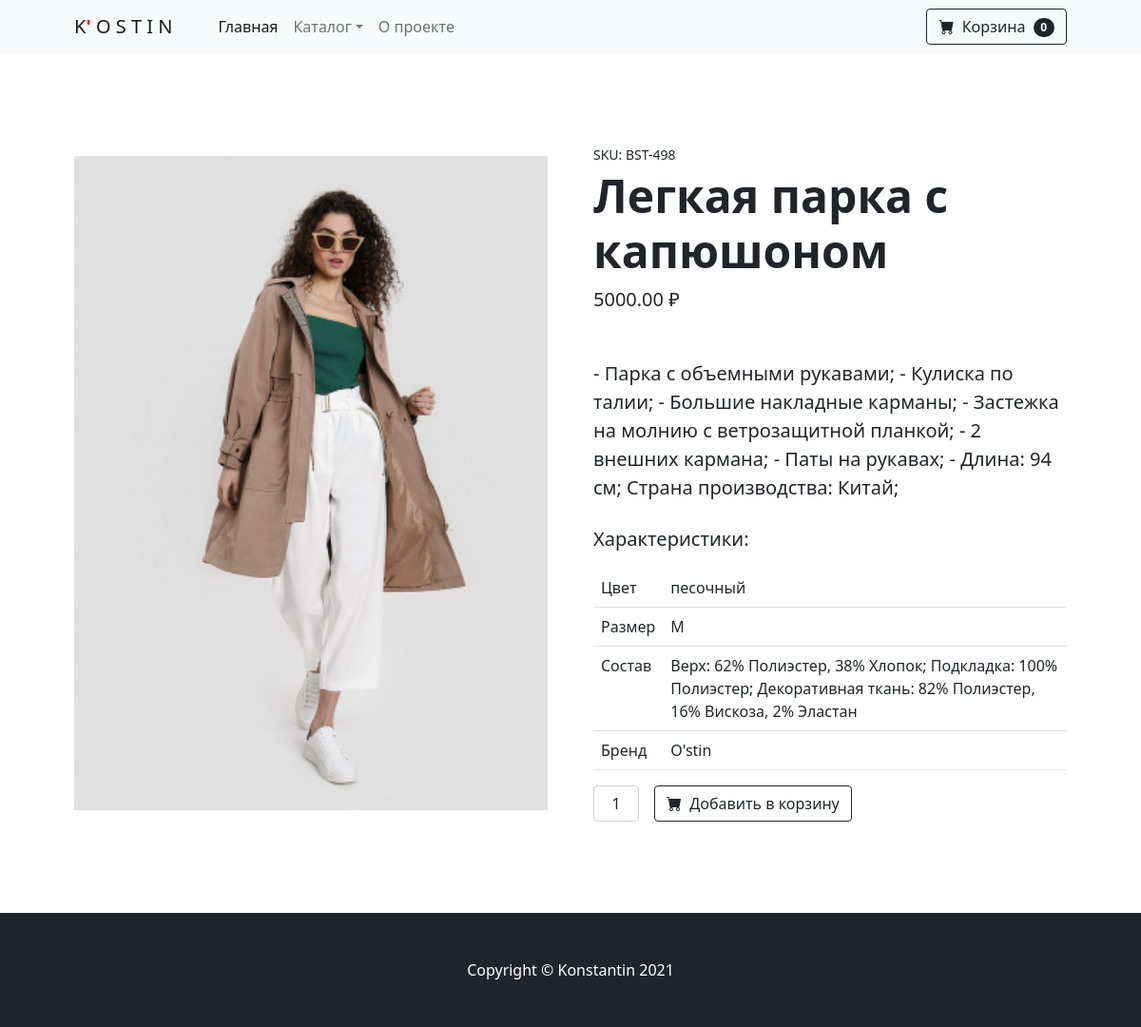
The app's page /products/womenouterwear/womenjacket01/ with its own data.
### shop_app/models.py (models this page shows, shortened)
class Cart(models.Model):
    owner = models.ForeignKey('Customer', null=True, verbose_name='Владелец', on_delete=models.CASCADE)
    products = models.ManyToManyField(CartProduct, blank=True, related_name='related_cart')
    total_products = models.PositiveIntegerField(default=0)
    final_price = models.DecimalField(max_digits=9, default=0, decimal_places=2,
                                        verbose_name='Общая цена')
    in_order = models.BooleanField(default=False)
    for_anonymous_user = models.BooleanField(default=False)

class Product(models.Model):
    MIN_RESOLUTION = (300, 300)
    MAX_RESOLUTION = (4000, 4000)
    MAX_IMAGE_SIZE = 3145728
    class Meta:
        abstract = True
    category = models.ForeignKey(Category, verbose_name='Категория', on_delete=models.CASCADE)
    title = models.CharField(max_length=255, verbose_name='Наименование')
    slug = models.SlugField(unique=True)
    image = models.ImageField(verbose_name='Изображение')
    description = models.TextField(verbose_name='Описание', null=True)
    price = models.DecimalField(max_digits=9, decimal_places=2, verbose_name='Цена')

class WomenOuterwear(Product):
    color = models.CharField(max_length=255, verbose_name='Цвет')
    size = models.CharField(max_length=255, verbose_name='Размер')
    structure = models.CharField(max_length=255, verbose_name='Состав')
    brand = models.CharField(max_length=255, verbose_name='Бренд')

### shop_app/views.py (the view)
# urls.py: path('products/<str:ct_model>/<str:slug>/', ProductDetailView.as_view(), name='product_detail'),
class ProductDetailView(CartMixin, CategoryDetailMixin, DetailView):
    CT_MODEL_MODEL_CLASS = {  # адреса категорий для URL
        'menouterwear': MenOuterwear,
        'womenouterwear': WomenOuterwear,
        'boysouterwear': BoysOuterwear,
        'girlsouterwear': GirlsOuterwear
    }
    def dispatch(self, request, *args, **kwargs):
        self.model = self.CT_MODEL_MODEL_CLASS[kwargs['ct_model']]
        self.queryset = self.model._base_manager.all()
        return super().dispatch(request, *args, **kwargs)
    context_object_name = 'product'
    template_name = 'product.html'
    slug_url_kwarg = 'slug'
    def get_context_data(self, **kwargs):
        context = super().get_context_data(**kwargs)
        context['ct_model'] = self.model._meta.model_name
        context['cart'] = self.cart
        return context

### shop_app/mixins.py (called while the page is built)
    def get_context_data(self, **kwargs):
        if isinstance(self.get_object(), Category):
            model = self.CATEGORY_SLUG_PRODUCT_MODEL[self.get_object().slug]
            context = super().get_context_data(**kwargs)
            context['categories'] = Category.objects.get_categories_for_sidebar()
            context['category_products'] = model.objects.all()
            return context
        context = super().get_context_data(**kwargs)
        context['categories'] = Category.objects.get_categories_for_sidebar()
        return context

    def dispatch(self, request, *args, **kwargs):
        if request.user.is_authenticated:
            customer = Customer.objects.filter(user=request.user).first()
            if not customer:
                customer = Customer.objects.create(user=request.user)
            cart = Cart.objects.filter(owner=customer, in_order=False).first()
            if not cart:
                cart = Cart.objects.create(owner=customer)
        else:
            cart = Cart.objects.filter(for_anonymous_user=True).first()
            if not cart:
                cart = Cart.objects.create(for_anonymous_user=True)
        self.cart = cart
        return super().dispatch(request, *args, **kwargs)

### shop_app/models.py (called while the page is built)
def get_models_for_count(*model_names):
    return [models.Count(model_name) for model_name in model_names]

    def get_queryset(self):
        return super().get_queryset()

    def get_categories_for_sidebar(self):
        models = get_models_for_count('girlsouterwear', 'boysouterwear', 'womenouterwear', 'menouterwear')
        qset = list(self.get_queryset().annotate(*models))
        data = [
            dict(name=wear_category.name, url=wear_category.get_absolute_url(),
            count=getattr(wear_category, self.CATEGORY_NAME_COUNT[wear_category.name]))
            for wear_category in qset
        ]
        data.reverse()
        return data

    def get_absolute_url(self):
        return reverse('category_detail', kwargs={'slug': self.slug})

### shop_app/templatetags/specifications.py (called while the page is built)
def get_product_spec(product, model_name):
    table_content = ''
    for name, value in PRODUCT_SPEC[model_name].items():
        table_content += TABLE_CONTENT.format(name=name, value=getattr(product, value))
    return table_content

@register.filter
def product_spec(product):
    model_name = product.__class__._meta.model_name
    return mark_safe(TABLE_HEAD + get_product_spec(product, model_name) + TABLE_TAIL)

### shop_app/templates/product.html (shortened to what this page needs)
<!DOCTYPE html>
<html lang="ru">
    <head>
        {% load static %}
        {% load specifications %}
        <link href="https://cdn.jsdelivr.net/npm/bootstrap-icons@1.5.0/font/bootstrap-icons.css" rel="stylesheet" />
        <link href="{% static 'css/product_page.css'%}" rel="stylesheet" />
    </head>
    <body>
        <nav class="navbar navbar-expand-lg navbar-light bg-light">
            <div class="container px-4 px-lg-5">
                <a class="navbar-brand" href="{% url 'index' %}">K<span style="color:red"><b>'</b></span> O S T I N</a>
                <div class="collapse navbar-collapse" id="navbarSupportedContent">
                    <ul class="navbar-nav me-auto mb-2 mb-lg-0 ms-lg-4">
                        <li class="nav-item"><a class="nav-link active" aria-current="page" href="{% url 'index' %}">Главная</a></li>
                        <li class="nav-item dropdown">
                            <a class="nav-link dropdown-toggle" id="navbarDropdown" href="#" role="button" data-bs-toggle="dropdown" aria-expanded="false">Каталог</a>
                        </li>
                        <li class="nav-item"><a class="nav-link" href="#!">О проекте</a></li>
                    </ul>
                    <form class="d-flex">
                        <a href="{% url 'cart' %}" class="btn btn-outline-dark" type="submit">
                            <i class="bi-cart-fill me-1"></i>
                            Корзина
                            <span class="badge bg-dark text-white ms-1 rounded-pill">{{ cart.products.count }}</span>
                        </a>
                    </form>
                </div>
            </div>
        </nav>
        <section class="py-5">
            <div class="container px-4 px-lg-5 my-5">
                <div class="row gx-4 gx-lg-5 align-items-center">
                    <div class="col-md-6"><img class="card-img-top mb-5 mb-md-0" src="{{ product.image.url }}" alt="..." /></div>
                    <div class="col-md-6">
                        <div class="small mb-1">SKU: BST-498</div>
                        <h1 class="display-5 fw-bolder">{{ product.title }}</h1>
                        <div class="fs-5 mb-5">
                            <span>{{ product.price }} ₽</span>
                        </div>
                        <p class="lead">{{ product.description }}</p>
                        <p class="lead mt-4">Характеристики:</p>
                        {{ product|product_spec }}
                        <div class="d-flex">
                            <input class="form-control text-center me-3" id="inputQuantity" type="num" value="1" style="max-width: 3rem" />
                            <a href="{% url 'add_to_cart' ct_model=ct_model slug=product.slug %}" class="btn btn-outline-dark flex-shrink-0" type="button">
                                <i class="bi-cart-fill me-1"></i>
                                Добавить в корзину
                            </a>
                        </div>
                    </div>
                </div>
            </div>
        </section>
        <footer class="py-5 bg-dark">
            <div class="container"><p class="m-0 text-center text-white">Copyright &copy; Konstantin 2021</p></div>
        </footer>
    </body>
</html>

### records on screen
Cart: products.count "0"
WomenOuterwear: image (picture), title "Легкая парка с капюшоном", price "5000.00", description "- Парка с объемными рукавами; - Кулиска по талии; - Большие накладные карманы; - Застежка на молнию с ветрозащитной планкой; - 2 внешних кармана; - Паты на рукавах; - Длина: 94 см; Страна производства: Китай;", color+size+structure "Цвет песочный Размер M Состав Верх: 62% Полиэстер, 38% Хлопок; Подкладка: 100% Полиэстер; Декоративная ткань: 82% Полиэстер, 16% Вискоза, 2% Эластан Бренд O'stin"
